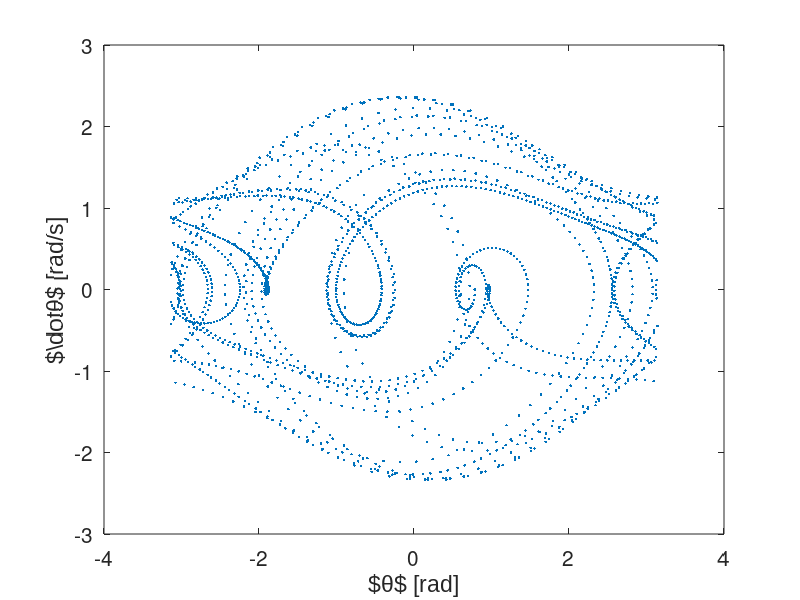
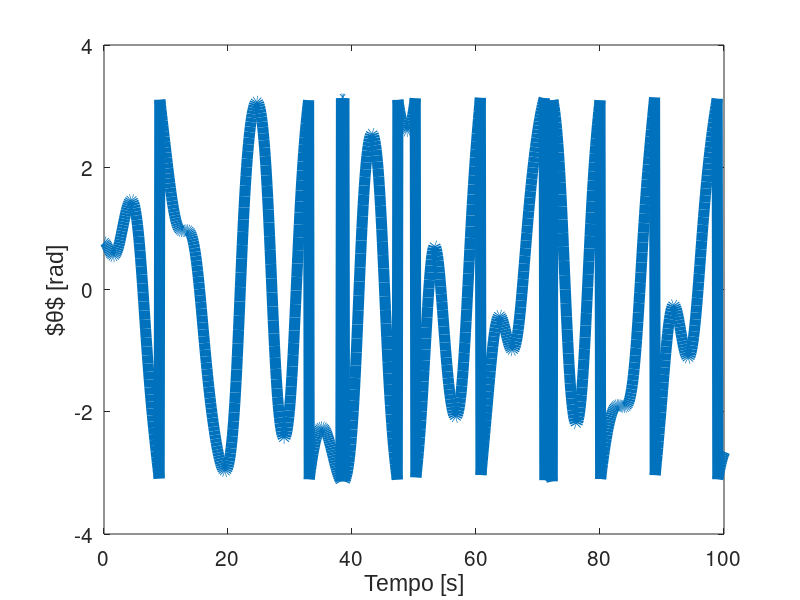

Write MATLAB code to recreate these figures, in order.
%%%%%%%%%%%%%%%%%%%%%%%%%%%%%%%%%%%%%%%%%%%%%%%%%%%%%%%%%%%%%%%%%%%%%%%
% Análise Dinâmica de um Pêndulo Forçado - Espaço de Fase
%%%%%%%%%%%%%%%%%%%%%%%%%%%%%%%%%%%%%%%%%%%%%%%%%%%%%%%%%%%%%%%%%%%%%%%

clc
clear
close all

%%%%%%%%%%%%%%%%%%%%%%%%%%%%%%%%%%%%%%%%%%%%%%%%%%%%%%%%%%%%%%%%%%%%%%%

set(0,"defaultaxesfontsize",15)
set(0,"defaulttextfontname","arial")
set(0,"defaulttextfontsize",15)

%%%%%%%%%%%%%%%%%%%%%%%%%%%%%%%%%%%%%%%%%%%%%%%%%%%%%%%%%%%%%%%%%%%%%%%
% Parâmetros de Simulação
%%%%%%%%%%%%%%%%%%%%%%%%%%%%%%%%%%%%%%%%%%%%%%%%%%%%%%%%%%%%%%%%%%%%%%%

l = 9.8;  % comprimento do fio [m]
g = 9.8;  % gravidade [m/s^2]
c = 0.5;  % amortecimento [N.s/m]

N  = 2000; % número de mostras
dt = 0.1; % período de amostragem
t = 0:dt:(N-1)*dt; % vetor tempo de simulação

% Força
A = 1.2; % condição que dá caos
%A = 0.5;    % amplitude da força de excitação
Omega = 2/3;  % frequência de excitação em rad/s
F = A*sin(Omega*t); % sinal de força de excitação

%%%%%%%%%%%%%%%%%%%%%%%%%%%%%%%%%%%%%%%%%%%%%%%%%%%%%%%%%%%%%%%%%%%%%%%
% Plotando as Linhas do Campo

y1 = linspace(-6,9,20);
y2 = linspace(-4,3,20);

% creates two matrices one for all the x-values on the grid, and one for
% all the y-values on the grid. Note that x and y are matrices of the same
% size and shape, in this case 20 rows and 20 columns
[x,y] = meshgrid(y1,y2);
u = zeros(size(x));
v = zeros(size(x));
% we can use a single loop over each element to compute the derivatives at
% each point (y1, y2)
%t=0; % we want the derivatives at each point at t=0, i.e. the starting time

for i = 1:numel(x)
    Yprime(1) =y(i);
    Yprime(2) = F(1)-(g/l)*sin(x(i));
    u(i) = Yprime(1);
    v(i) = Yprime(2);
end

%figure(1)
%quiver(x,y,u,v,'r'); hold on

%%%%%%%%%%%%%%%%%%%%%%%%%%%%%%%%%%%%%%%%%%%%%%%%%%%%%%%%%%%%%%%%%%%%%%%
% Pêndulo Livre
% condições iniciais  
%ci = [-3*pi  -2*pi -pi -pi/2 0 pi/2 pi 2*pi  3*pi];
%vi = [-3 -2.5 -2 -1  -0.5  0  0.5  1  2 2.5 3];
ci = pi/4;
vi = 0;

for i = 1:length(ci)
for j = 1:length(vi)

theta(1) = ci(i);
dottheta(1) =vi(j);
ddottheta(1) = F(1)-(g/l)*sin(theta(1)) - c*dottheta(1);
  
for k = 2:N
  % Aproximando usando o método de Runge-Kutta de 4.º ordem          
  % Parâmetros k para aproximar theta(i) e dottheta(i)
	% vetor de estados é z = [theta dottheta]'
	% dz = F(z); dz(1) = dotz(1) = dottheta
	% dz(2) = -(g/l)*sin(theta) = ddottheta

  % Cálculo das constantes
	k1a = dottheta(k-1);
	k1b = F(k-1)-(g/l)*sin(theta(k-1)) - c*dottheta(k-1); % ddotheta(i-1)

	k2a = dottheta(k-1) + dt*0.5*k1b; 
	k2b = F(k-1)-(g/l)*sin(theta(k-1) + dt*0.5*k1a) - c*k2a;

	k3a = dottheta(k-1) + dt*0.5*k2b;
	k3b =  F(k-1)-(g/l)*sin(theta(k-1) +dt*0.5*k2a)-c*k3a;

	k4a = dottheta(k-1) + dt*k3b;
	k4b =  F(k-1)-(g/l)*sin(theta(k-1) + dt*k3a)-c*k4a;

	% aproximação de theta(i)
	theta(k) = theta(k-1) + dt*(k1a+2*k2a+2*k3a+k4a)/6;
	% aproximação de dottheta(i)
 	dottheta(k) = dottheta(k-1) + dt*(k1b+2*k2b+2*k3b+k4b)/6;
  % aproximação de ddotheta(i)
  ddottheta(k) = F(k)-(g/l)*sin(theta(k)) - c*dottheta(k);

end

theta1 = mod(theta+pi, 2*pi)-pi; % convertendo os ângulos para o intervalo entre -pi e pi
 figure(1)
  plot(theta1,dottheta,'.'); hold on
  %xlim([-pi pi]);
  %ylim([-0.8 0.8])
  xlabel('$\theta$ [rad]')
  ylabel('$\dot\theta$ [rad/s]')
  
end

end

saveas(1,'retratoccaos.tex');

figure(2)
plot(t,theta1,'linewidth',8);
xlim([0 100]);
ylabel('$\theta$ [rad]')
xlabel('Tempo [s]')
saveas(2,'thetaccaos.tex');


%%%%%%%%%%%%%%%%%%%%%%%%%%%%%%%%%%%%%%%%%%%%%%%%%%%%%%%%%%%%%%%%%%%%%%%